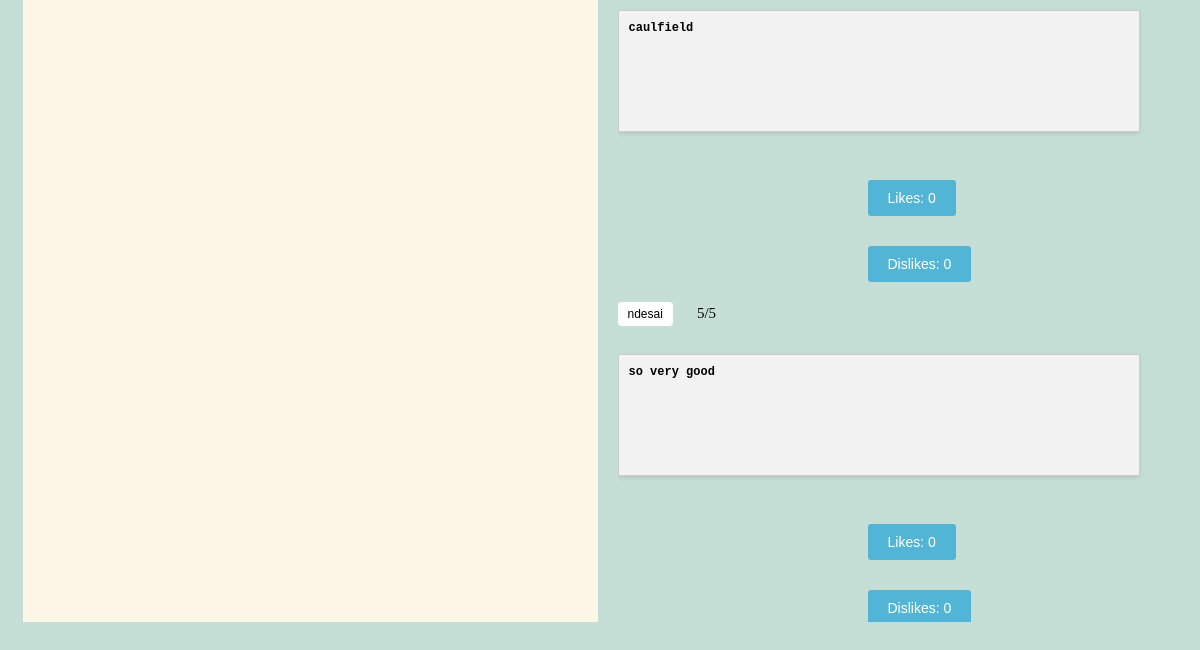
The page /books/1/ (lower part) on the database as committed earlier.
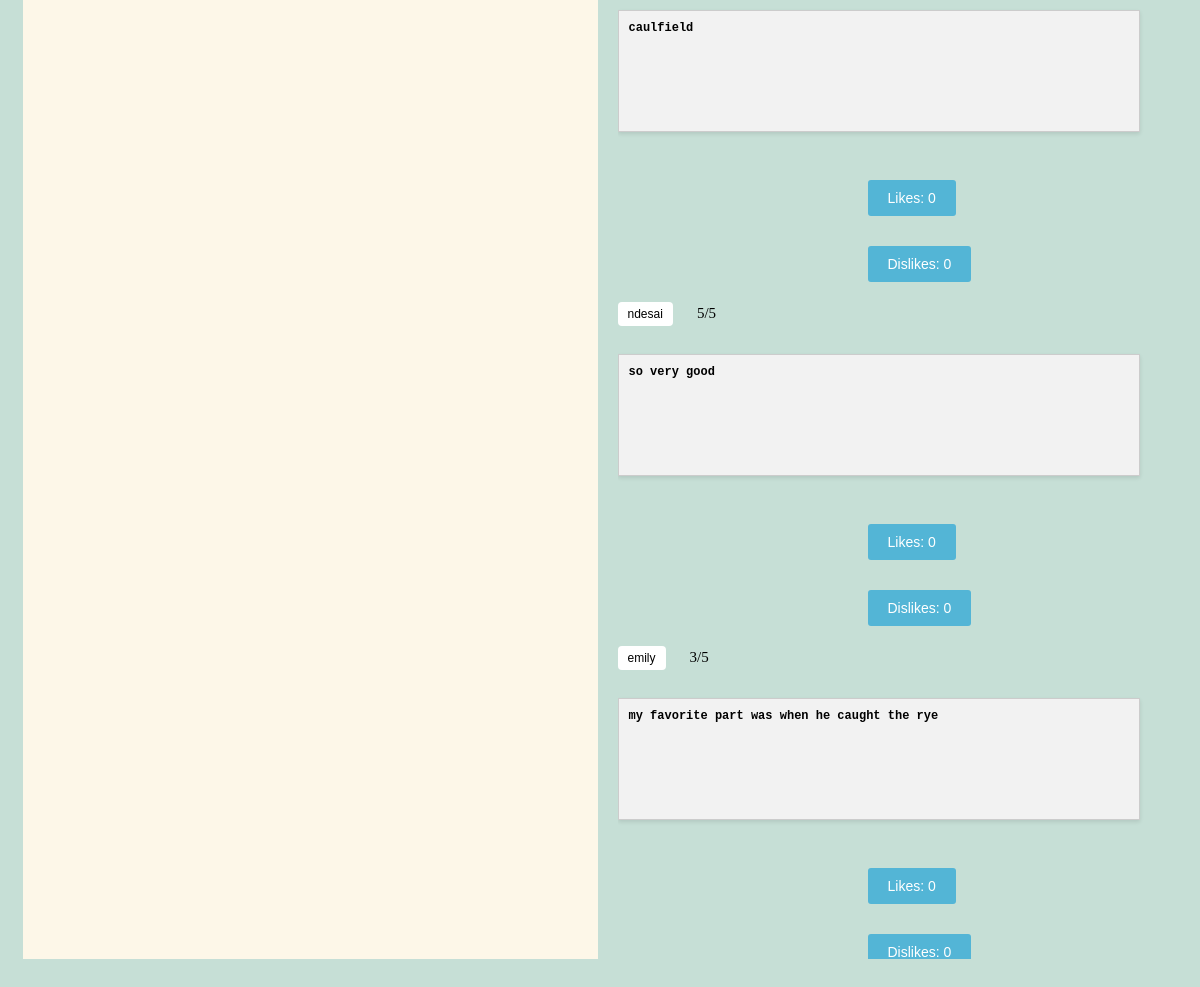
The same page on the database as committed later.
### reviews/models.py (models this page shows)
class Review(models.Model):
    user = models.ForeignKey(User, on_delete=models.CASCADE, blank=True)
    book = models.ForeignKey(Book, on_delete=models.CASCADE)
    rating = models.IntegerField(blank=False, default=0)
    text = models.CharField(blank=False,max_length=500)
    images = models.ImageField(upload_to='review_images/',blank=True)
    likes=models.ManyToManyField(User, related_name='liked_reviews', blank=True)
    dislikes=models.ManyToManyField(User, related_name='disliked_reviews', blank=True)

### books/views.py (the view, shortened to what this page needs)
# urls.py: path("<int:book_id>/", views.displayBookInfo, name="view_book"),
def displayBookInfo(request, book_id):
    book = Book.objects.get(pk=book_id)
    reviews = Review.objects.filter(book__id=book_id)
    user_review = None
    profile = None
    sort_options = request.GET.get('sort')
    if sort_options == 'favorable':
        reviews = reviews.order_by('-rating')  # Sort by most favorable
    elif sort_options == 'unfavorable':
        reviews = reviews.order_by('rating')  # Sort by least favorable
    context = {
        "book": book,
        "reviews": reviews,
        "user_review": None if not user_review else user_review[0],
        "profile": profile
    }
    return render(request, "books/book.html", context);

### templates/books/book.html (shortened to what this page needs)
{% extends "base.html" %}
{% block content %}
<div class="container">
    <div class="left-section">
    </div>
    <div class="right-section">
        <br/>
        {% for review in reviews %}
            <a class="user-profile-button" href="{% url 'profiles:profile' review.user.id %}">{{ review.user.username }}</a>
            <b class = "rating">{{ review.rating }}/5</b>
            <h6 class = "user-rev">{{ review.text }}</h6>
            <form id="like_review" action="{% url 'books:like_dislike' book.id %}" method="POST">
                <button class="like-buttons" type="submit"> Likes: {{review.likes.count}}</button>
            </form>
            <form id="dislike_review" action="{% url 'books:like_dislike' book.id %}" method="POST">
                <button class="like-buttons" type="submit"> Dislikes: {{review.dislikes.count}}</button>
            </form>
        {% endfor %}
    <br/>
    </div>
</div>
{% endblock %}

### templates/base.html (shortened to what this page needs)
{% load static %}
<!DOCTYPE html>
<html>
<head>
    <link rel="stylesheet" href="{% static 'css/list.css' %}">
    <link rel="stylesheet" href="{% static 'css/signup.css' %}">
    <link rel="stylesheet" href="{% static 'css/login.css' %}">
    <link rel="stylesheet" href="{% static 'css/logout.css' %}">
    <link rel="stylesheet" href="{% static 'css/nav.css' %}">
    <link rel="stylesheet" href="{% static 'css/stars.css' %}">
    <link rel="stylesheet" href="{% static 'css/base.css' %}">
    <link rel="stylesheet" href="{% static 'css/review_book.css' %}">
    <link rel="stylesheet" href="{% static 'css/book.css' %}">
    <link rel="stylesheet" href="{% static 'css/user_profile.css' %}">
</head>
<body>
    <br>
    {% block content %}{% endblock %}
</body>
</html>

### static/css/signup.css (style rules this page uses)
form button[type="submit"] { margin-top:20px; padding: 10px 20px; background-color: rgb(83, 181, 214); color: white; border: none; border-radius: 3px; cursor: pointer; }

### static/css/stars.css (style rules this page uses)
:root { --star-color: #fff; --star-background: #fc0; }

### static/css/base.css (style rules this page uses)
body { background-color: #c6dfd6; }

### static/css/book.css (style rules this page uses)
.like-buttons { border:none; color: #000000; }
.container { display: flex; }
.left-section { flex: 1; margin-right: 20px; background-color: #FDF7E8;; }
.right-section { flex: 1; height: 85vh; overflow: auto; }
.rating { font-family:Verdana; font-weight:normal; margin-left: 20px; font-size: 15px; }
.user-rev { background-color: #f2f2f2; padding: 10px; border: 1px solid #ccc; box-shadow: 0 2px 4px rgba(0, 0, 0, 0.1); font-family: 'Courier New', Courier, monospace; font-size: 12px; max-width: 500px; min-height: 100px; }
.container { margin-left: 15px; }
a.user-profile-button { margin-top:20px; display: inline-flex; padding: 5px 10px; background-color: white; color: black; text-decoration: none; border-radius: 4px; font-family:Verdana, Geneva, Tahoma, sans-serif; font-weight:normal; font-size: 12px; max-width:fit-content; }
form#like_review, form#dislike_review { margin-top: 10px; }
button.like-buttons { padding: 5px 10px; font-size: 14px; border: none; border-radius: 4px; background-color: rgb(128, 203, 228); color: #fff; cursor: pointer; margin-left: 250px; }

### static/css/user_profile.css (style rules this page uses)
form { align-items: center; justify-content: center; }

Rows that differ between the two databases and show on the page:
added Review: user.username "emily", rating "3", text "my favorite part was when he caught the rye", likes.count "0", dislikes.count "0"
